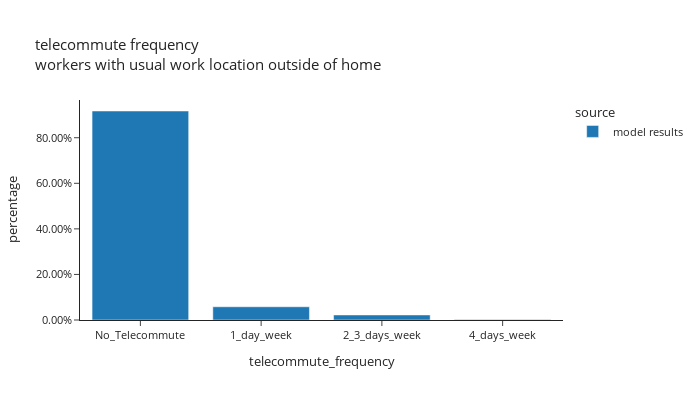

The notebook cell this image was saved under:
### Code cell
df_plot = per_data.loc[(per_data['is_worker']) & (per_data['is_out_of_home_worker'])].groupby(['source','telecommute_frequency'])[['hh_weight_2017_2019']].sum().reset_index()
df_plot['percentage'] = df_plot.groupby(['source'], group_keys=False)['hh_weight_2017_2019']. \
    apply(lambda x: x / float(x.sum()))

fig = px.bar(df_plot, x="telecommute_frequency", y="percentage", color="source",barmode="group", template="simple_white",
             # color_discrete_sequence=config['psrc_color'],
             title="telecommute frequency<br>for workers with usual work location outside of home",
             category_orders={"telecommute_frequency": ["No_Telecommute", "1_day_week", "2_3_days_week", "4_days_week"]})
fig.update_layout(height=400, width=700, font=dict(size=11), yaxis=dict(tickformat=".2%"))
fig.show()

### Figure 1 — Plotly figure (JSON) as saved in the notebook; plotly's stock layout.template omitted (floating-point values rounded to 4 significant figures)
{"data": [{"alignmentgroup": "True", "hovertemplate": "source=model results<br>telecommute_frequency=%{x}<br>percentage=%{y}<extra></extra>", "legendgroup": "model results", "marker": {"color": "#1F77B4", "pattern": {"shape": ""}}, "name": "model results", "offsetgroup": "model results", "orientation": "v", "showlegend": true, "textposition": "auto", "type": "bar", "x": ["1_day_week", "2_3_days_week", "4_days_week", "No_Telecommute"], "xaxis": "x", "y": [0.05807, 0.02215, 0.002472, 0.9173], "yaxis": "y"}], "layout": {"barmode": "group", "font": {"size": 11}, "height": 400, "legend": {"title": {"text": "source"}, "tracegroupgap": 0}, "title": {"text": "telecommute frequency<br>workers with usual work location outside of home"}, "width": 700, "xaxis": {"anchor": "y", "categoryarray": ["No_Telecommute", "1_day_week", "2_3_days_week", "4_days_week"], "categoryorder": "array", "domain": [0.0, 1.0], "title": {"text": "telecommute_frequency"}}, "yaxis": {"anchor": "x", "domain": [0.0, 1.0], "tickformat": ".2%", "title": {"text": "percentage"}}}}
